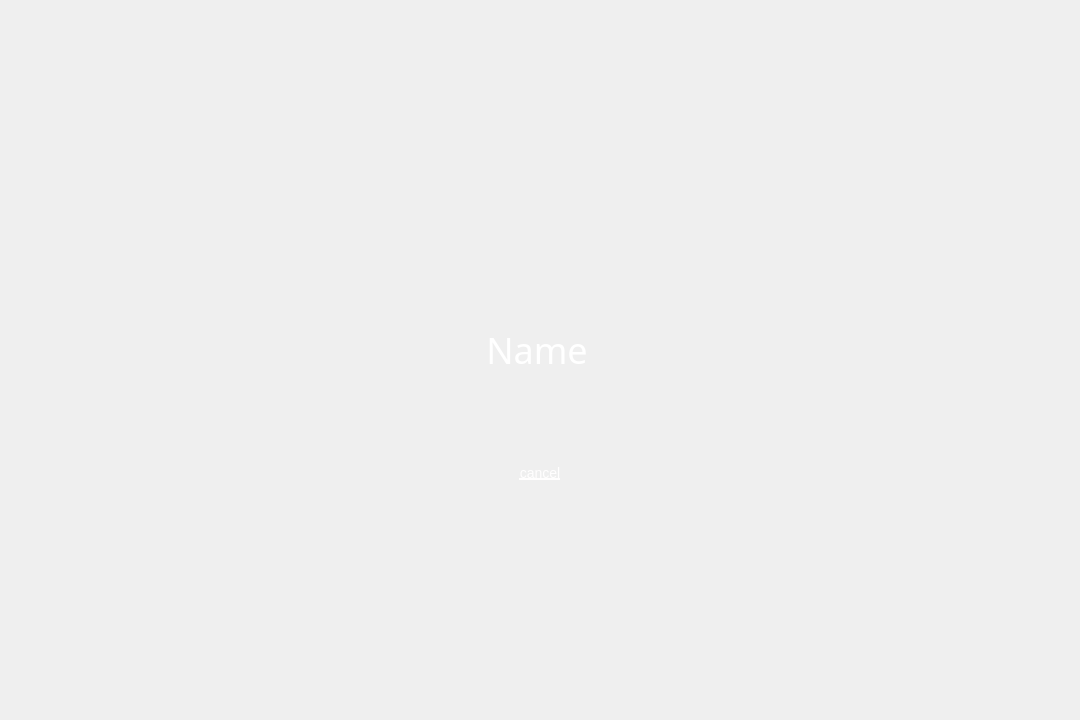
<?xml version="1.0" encoding="UTF-8"?>
<ui version="4.0">
 <class>ScreenSaverDialog</class>
 <widget class="QWidget" name="ScreenSaverDialog">
  <property name="geometry">
   <rect>
    <x>0</x>
    <y>0</y>
    <width>1080</width>
    <height>720</height>
   </rect>
  </property>
  <property name="sizePolicy">
   <sizepolicy hsizetype="Preferred" vsizetype="Preferred">
    <horstretch>0</horstretch>
    <verstretch>0</verstretch>
   </sizepolicy>
  </property>
  <property name="windowTitle">
   <string>Form</string>
  </property>
  <property name="styleSheet">
   <string notr="true">QWidget#GreeterWindow{
	#background-color:#202020;
	background-color:white;
}</string>
  </property>
  <layout class="QHBoxLayout" name="horizontalLayout" stretch="1,2,1">
   <property name="spacing">
    <number>0</number>
   </property>
   <property name="sizeConstraint">
    <enum>QLayout::SetNoConstraint</enum>
   </property>
   <property name="leftMargin">
    <number>40</number>
   </property>
   <property name="topMargin">
    <number>40</number>
   </property>
   <property name="rightMargin">
    <number>40</number>
   </property>
   <property name="bottomMargin">
    <number>40</number>
   </property>
   <item>
    <layout class="QVBoxLayout" name="leftV" stretch="0,0">
     <property name="spacing">
      <number>0</number>
     </property>
     <property name="sizeConstraint">
      <enum>QLayout::SetMinAndMaxSize</enum>
     </property>
     <property name="topMargin">
      <number>0</number>
     </property>
     <item>
      <spacer name="verticalSpacer">
       <property name="orientation">
        <enum>Qt::Vertical</enum>
       </property>
       <property name="sizeType">
        <enum>QSizePolicy::Expanding</enum>
       </property>
       <property name="sizeHint" stdset="0">
        <size>
         <width>20</width>
         <height>40</height>
        </size>
       </property>
      </spacer>
     </item>
     <item>
      <widget class="QWidget" name="JustForSpace" native="true">
       <property name="sizePolicy">
        <sizepolicy hsizetype="Preferred" vsizetype="Fixed">
         <horstretch>0</horstretch>
         <verstretch>0</verstretch>
        </sizepolicy>
       </property>
       <property name="minimumSize">
        <size>
         <width>114</width>
         <height>0</height>
        </size>
       </property>
       <property name="maximumSize">
        <size>
         <width>228</width>
         <height>0</height>
        </size>
       </property>
      </widget>
     </item>
    </layout>
   </item>
   <item>
    <widget class="QWidget" name="centerV" native="true">
     <property name="sizePolicy">
      <sizepolicy hsizetype="Expanding" vsizetype="Expanding">
       <horstretch>0</horstretch>
       <verstretch>0</verstretch>
      </sizepolicy>
     </property>
     <layout class="QVBoxLayout" name="verticalLayout_2" stretch="6,11,4,1">
      <property name="spacing">
       <number>0</number>
      </property>
      <property name="topMargin">
       <number>1</number>
      </property>
      <property name="bottomMargin">
       <number>1</number>
      </property>
      <item>
       <spacer name="verticalSpacer_2">
        <property name="orientation">
         <enum>Qt::Vertical</enum>
        </property>
        <property name="sizeType">
         <enum>QSizePolicy::Preferred</enum>
        </property>
        <property name="sizeHint" stdset="0">
         <size>
          <width>20</width>
          <height>40</height>
         </size>
        </property>
       </spacer>
      </item>
      <item>
       <widget class="QWidget" name="center" native="true">
        <property name="sizePolicy">
         <sizepolicy hsizetype="Expanding" vsizetype="Expanding">
          <horstretch>0</horstretch>
          <verstretch>0</verstretch>
         </sizepolicy>
        </property>
        <layout class="QVBoxLayout" name="verticalLayout_4" stretch="8,1,1,1,5">
         <property name="spacing">
          <number>0</number>
         </property>
         <property name="sizeConstraint">
          <enum>QLayout::SetDefaultConstraint</enum>
         </property>
         <property name="leftMargin">
          <number>0</number>
         </property>
         <property name="topMargin">
          <number>0</number>
         </property>
         <property name="rightMargin">
          <number>0</number>
         </property>
         <property name="bottomMargin">
          <number>0</number>
         </property>
         <item>
          <widget class="QWidget" name="horizontalWidget_3" native="true">
           <property name="sizePolicy">
            <sizepolicy hsizetype="Expanding" vsizetype="Expanding">
             <horstretch>0</horstretch>
             <verstretch>0</verstretch>
            </sizepolicy>
           </property>
           <property name="minimumSize">
            <size>
             <width>0</width>
             <height>0</height>
            </size>
           </property>
           <property name="maximumSize">
            <size>
             <width>16777215</width>
             <height>16777215</height>
            </size>
           </property>
           <layout class="QHBoxLayout" name="horizontalLayout_3" stretch="0,5,0">
            <property name="spacing">
             <number>0</number>
            </property>
            <property name="sizeConstraint">
             <enum>QLayout::SetMaximumSize</enum>
            </property>
            <property name="leftMargin">
             <number>0</number>
            </property>
            <property name="topMargin">
             <number>0</number>
            </property>
            <property name="rightMargin">
             <number>0</number>
            </property>
            <property name="bottomMargin">
             <number>10</number>
            </property>
            <item>
             <spacer name="horizontalSpacer">
              <property name="orientation">
               <enum>Qt::Horizontal</enum>
              </property>
              <property name="sizeType">
               <enum>QSizePolicy::Preferred</enum>
              </property>
              <property name="sizeHint" stdset="0">
               <size>
                <width>40</width>
                <height>20</height>
               </size>
              </property>
             </spacer>
            </item>
            <item>
             <widget class="UserAvatarWidget" name="loginAvatar" native="true">
              <property name="sizePolicy">
               <sizepolicy hsizetype="Expanding" vsizetype="Expanding">
                <horstretch>0</horstretch>
                <verstretch>0</verstretch>
               </sizepolicy>
              </property>
              <property name="minimumSize">
               <size>
                <width>100</width>
                <height>100</height>
               </size>
              </property>
              <property name="maximumSize">
               <size>
                <width>180</width>
                <height>180</height>
               </size>
              </property>
              <property name="styleSheet">
               <string notr="true"/>
              </property>
             </widget>
            </item>
            <item>
             <spacer name="horizontalSpacer_2">
              <property name="orientation">
               <enum>Qt::Horizontal</enum>
              </property>
              <property name="sizeType">
               <enum>QSizePolicy::Preferred</enum>
              </property>
              <property name="sizeHint" stdset="0">
               <size>
                <width>40</width>
                <height>20</height>
               </size>
              </property>
             </spacer>
            </item>
           </layout>
          </widget>
         </item>
         <item>
          <widget class="QWidget" name="horizontalWidget" native="true">
           <property name="sizePolicy">
            <sizepolicy hsizetype="Preferred" vsizetype="Preferred">
             <horstretch>0</horstretch>
             <verstretch>0</verstretch>
            </sizepolicy>
           </property>
           <layout class="QHBoxLayout" name="horizontalLayout_4">
            <property name="leftMargin">
             <number>0</number>
            </property>
            <property name="topMargin">
             <number>0</number>
            </property>
            <property name="rightMargin">
             <number>0</number>
            </property>
            <property name="bottomMargin">
             <number>18</number>
            </property>
            <item>
             <spacer name="horizontalSpacer_4">
              <property name="orientation">
               <enum>Qt::Horizontal</enum>
              </property>
              <property name="sizeHint" stdset="0">
               <size>
                <width>40</width>
                <height>20</height>
               </size>
              </property>
             </spacer>
            </item>
            <item>
             <widget class="QLabel" name="label_userName">
              <property name="sizePolicy">
               <sizepolicy hsizetype="Preferred" vsizetype="Preferred">
                <horstretch>0</horstretch>
                <verstretch>0</verstretch>
               </sizepolicy>
              </property>
              <property name="baseSize">
               <size>
                <width>0</width>
                <height>0</height>
               </size>
              </property>
              <property name="font">
               <font>
                <family>Noto Sans CJK SC Light</family>
                <pointsize>-1</pointsize>
               </font>
              </property>
              <property name="styleSheet">
               <string notr="true">QLabel{
	font-family:&quot;Noto Sans CJK SC Light&quot;;
	font-size: 36px;
	color: white;
}</string>
              </property>
              <property name="text">
               <string>Name</string>
              </property>
              <property name="alignment">
               <set>Qt::AlignCenter</set>
              </property>
             </widget>
            </item>
            <item>
             <widget class="QWidget" name="JustForSpace_2" native="true">
              <property name="sizePolicy">
               <sizepolicy hsizetype="Fixed" vsizetype="Fixed">
                <horstretch>0</horstretch>
                <verstretch>0</verstretch>
               </sizepolicy>
              </property>
              <property name="minimumSize">
               <size>
                <width>0</width>
                <height>54</height>
               </size>
              </property>
             </widget>
            </item>
            <item>
             <spacer name="horizontalSpacer_5">
              <property name="orientation">
               <enum>Qt::Horizontal</enum>
              </property>
              <property name="sizeHint" stdset="0">
               <size>
                <width>40</width>
                <height>20</height>
               </size>
              </property>
             </spacer>
            </item>
           </layout>
          </widget>
         </item>
         <item>
          <widget class="QWidget" name="horizontalWidget_2" native="true">
           <property name="sizePolicy">
            <sizepolicy hsizetype="Expanding" vsizetype="Preferred">
             <horstretch>0</horstretch>
             <verstretch>0</verstretch>
            </sizepolicy>
           </property>
           <property name="minimumSize">
            <size>
             <width>0</width>
             <height>54</height>
            </size>
           </property>
           <property name="maximumSize">
            <size>
             <width>16777215</width>
             <height>60</height>
            </size>
           </property>
           <layout class="QHBoxLayout" name="horizontalLayout_5" stretch="0,0,0,0,0">
            <property name="spacing">
             <number>10</number>
            </property>
            <property name="leftMargin">
             <number>0</number>
            </property>
            <property name="topMargin">
             <number>0</number>
            </property>
            <property name="rightMargin">
             <number>0</number>
            </property>
            <property name="bottomMargin">
             <number>24</number>
            </property>
            <item>
             <spacer name="horizontalSpacer_9">
              <property name="orientation">
               <enum>Qt::Horizontal</enum>
              </property>
              <property name="sizeType">
               <enum>QSizePolicy::Expanding</enum>
              </property>
              <property name="sizeHint" stdset="0">
               <size>
                <width>40</width>
                <height>20</height>
               </size>
              </property>
             </spacer>
            </item>
            <item>
             <widget class="QLabel" name="label_JustForSpace">
              <property name="sizePolicy">
               <sizepolicy hsizetype="Fixed" vsizetype="Preferred">
                <horstretch>0</horstretch>
                <verstretch>0</verstretch>
               </sizepolicy>
              </property>
              <property name="minimumSize">
               <size>
                <width>36</width>
                <height>0</height>
               </size>
              </property>
              <property name="text">
               <string/>
              </property>
             </widget>
            </item>
            <item>
             <widget class="GreeterLineEdit" name="promptEdit" native="true">
              <property name="sizePolicy">
               <sizepolicy hsizetype="Expanding" vsizetype="Preferred">
                <horstretch>0</horstretch>
                <verstretch>0</verstretch>
               </sizepolicy>
              </property>
              <property name="minimumSize">
               <size>
                <width>220</width>
                <height>30</height>
               </size>
              </property>
              <property name="maximumSize">
               <size>
                <width>270</width>
                <height>36</height>
               </size>
              </property>
              <property name="styleSheet">
               <string notr="true">GreeterLineEdit#promptEdit{
	border:1px solid rgba(255,255,255,0.1);
	border-radius:8px;
	background-color:rgba(0,0,0,0.2);
}
GreeterLineEdit#promptEdit[editFocus=true]{
	border:1px solid rgba(46,179,255,0.4);
	border-radius:8px;
}
GreeterLineEdit#promptEdit[hasError=true]{
	border:1px solid rgba(255, 46, 46,0.4);
	border-radius:8px;
}</string>
              </property>
             </widget>
            </item>
            <item>
             <widget class="QLabel" name="label_capsLock">
              <property name="sizePolicy">
               <sizepolicy hsizetype="Fixed" vsizetype="Fixed">
                <horstretch>0</horstretch>
                <verstretch>0</verstretch>
               </sizepolicy>
              </property>
              <property name="minimumSize">
               <size>
                <width>36</width>
                <height>36</height>
               </size>
              </property>
              <property name="maximumSize">
               <size>
                <width>36</width>
                <height>36</height>
               </size>
              </property>
              <property name="styleSheet">
               <string notr="true"/>
              </property>
              <property name="text">
               <string/>
              </property>
             </widget>
            </item>
            <item>
             <spacer name="horizontalSpacer_8">
              <property name="orientation">
               <enum>Qt::Horizontal</enum>
              </property>
              <property name="sizeType">
               <enum>QSizePolicy::Expanding</enum>
              </property>
              <property name="sizeHint" stdset="0">
               <size>
                <width>40</width>
                <height>20</height>
               </size>
              </property>
             </spacer>
            </item>
           </layout>
          </widget>
         </item>
         <item>
          <widget class="QWidget" name="widget" native="true">
           <layout class="QHBoxLayout" name="horizontalLayout_7">
            <property name="spacing">
             <number>0</number>
            </property>
            <property name="bottomMargin">
             <number>1</number>
            </property>
            <item>
             <spacer name="horizontalSpacer_6">
              <property name="orientation">
               <enum>Qt::Horizontal</enum>
              </property>
              <property name="sizeHint" stdset="0">
               <size>
                <width>40</width>
                <height>20</height>
               </size>
              </property>
             </spacer>
            </item>
            <item>
             <widget class="QToolButton" name="btn_cancel">
              <property name="sizePolicy">
               <sizepolicy hsizetype="Preferred" vsizetype="Preferred">
                <horstretch>0</horstretch>
                <verstretch>0</verstretch>
               </sizepolicy>
              </property>
              <property name="focusPolicy">
               <enum>Qt::TabFocus</enum>
              </property>
              <property name="styleSheet">
               <string notr="true">#btn_cancel{
	border:0px;
	color:rgb(255,254,254);
	font-family:&quot;Noto Sans CJK SC&quot;;
	font-size:14px;
	text-decoration:underline;
}

#btn_cancel:hover,#btn_cancel:focus{
	color:#2eb3ff;
}

#btn_cancel:pressed{
	color:1b82bd;
}</string>
              </property>
              <property name="text">
               <string>cancel</string>
              </property>
             </widget>
            </item>
            <item>
             <spacer name="horizontalSpacer_7">
              <property name="orientation">
               <enum>Qt::Horizontal</enum>
              </property>
              <property name="sizeHint" stdset="0">
               <size>
                <width>40</width>
                <height>20</height>
               </size>
              </property>
             </spacer>
            </item>
            <item>
             <widget class="QWidget" name="JustForSpace_3" native="true">
              <property name="sizePolicy">
               <sizepolicy hsizetype="Preferred" vsizetype="Preferred">
                <horstretch>0</horstretch>
                <verstretch>0</verstretch>
               </sizepolicy>
              </property>
              <property name="minimumSize">
               <size>
                <width>0</width>
                <height>25</height>
               </size>
              </property>
              <property name="maximumSize">
               <size>
                <width>0</width>
                <height>25</height>
               </size>
              </property>
             </widget>
            </item>
           </layout>
          </widget>
         </item>
         <item>
          <widget class="QWidget" name="widget" native="true">
           <layout class="QHBoxLayout" name="horizontalLayout_6" stretch="1">
            <property name="spacing">
             <number>0</number>
            </property>
            <property name="topMargin">
             <number>18</number>
            </property>
            <property name="bottomMargin">
             <number>1</number>
            </property>
            <item alignment="Qt::AlignHCenter|Qt::AlignTop">
             <widget class="QLabel" name="label_tips">
              <property name="sizePolicy">
               <sizepolicy hsizetype="Preferred" vsizetype="Preferred">
                <horstretch>0</horstretch>
                <verstretch>0</verstretch>
               </sizepolicy>
              </property>
              <property name="minimumSize">
               <size>
                <width>120</width>
                <height>30</height>
               </size>
              </property>
              <property name="maximumSize">
               <size>
                <width>16777215</width>
                <height>30</height>
               </size>
              </property>
              <property name="font">
               <font>
                <family>Noto Sans CJK SC Light</family>
                <pointsize>-1</pointsize>
               </font>
              </property>
              <property name="styleSheet">
               <string notr="true">QLabel#label_tips{
	font-size:14px;
	font-family:&quot;Noto Sans CJK SC Light&quot;;
	background-color:transparent;
}s</string>
              </property>
              <property name="text">
               <string/>
              </property>
              <property name="alignment">
               <set>Qt::AlignCenter</set>
              </property>
             </widget>
            </item>
           </layout>
          </widget>
         </item>
        </layout>
       </widget>
      </item>
      <item>
       <spacer name="verticalSpacer_3">
        <property name="orientation">
         <enum>Qt::Vertical</enum>
        </property>
        <property name="sizeType">
         <enum>QSizePolicy::Preferred</enum>
        </property>
        <property name="sizeHint" stdset="0">
         <size>
          <width>20</width>
          <height>40</height>
         </size>
        </property>
       </spacer>
      </item>
      <item alignment="Qt::AlignHCenter|Qt::AlignBottom">
       <widget class="QLabel" name="label_dataAndTime">
        <property name="sizePolicy">
         <sizepolicy hsizetype="Preferred" vsizetype="Preferred">
          <horstretch>0</horstretch>
          <verstretch>0</verstretch>
         </sizepolicy>
        </property>
        <property name="font">
         <font>
          <family>Noto Sans CJK SC Light</family>
          <pointsize>-1</pointsize>
         </font>
        </property>
        <property name="styleSheet">
         <string notr="true">QLabel{
	font-family:&quot;Noto Sans CJK SC Light&quot;;
	font-size:20px;
	color:white;
	border:0px;
}</string>
        </property>
        <property name="text">
         <string/>
        </property>
        <property name="scaledContents">
         <bool>false</bool>
        </property>
        <property name="wordWrap">
         <bool>false</bool>
        </property>
       </widget>
      </item>
     </layout>
    </widget>
   </item>
   <item>
    <layout class="QVBoxLayout" name="rightV">
     <property name="spacing">
      <number>0</number>
     </property>
     <property name="topMargin">
      <number>0</number>
     </property>
     <item>
      <spacer name="verticalSpacer_4">
       <property name="orientation">
        <enum>Qt::Vertical</enum>
       </property>
       <property name="sizeHint" stdset="0">
        <size>
         <width>20</width>
         <height>40</height>
        </size>
       </property>
      </spacer>
     </item>
     <item>
      <widget class="QWidget" name="rightBottom" native="true">
       <property name="sizePolicy">
        <sizepolicy hsizetype="Preferred" vsizetype="Preferred">
         <horstretch>0</horstretch>
         <verstretch>0</verstretch>
        </sizepolicy>
       </property>
       <property name="minimumSize">
        <size>
         <width>114</width>
         <height>40</height>
        </size>
       </property>
       <property name="maximumSize">
        <size>
         <width>228</width>
         <height>40</height>
        </size>
       </property>
       <layout class="QHBoxLayout" name="horizontalLayout_2" stretch="0,1,1,1">
        <property name="spacing">
         <number>24</number>
        </property>
        <property name="leftMargin">
         <number>0</number>
        </property>
        <property name="topMargin">
         <number>0</number>
        </property>
        <property name="rightMargin">
         <number>0</number>
        </property>
        <property name="bottomMargin">
         <number>0</number>
        </property>
        <item>
         <spacer name="horizontalSpacer_3">
          <property name="orientation">
           <enum>Qt::Horizontal</enum>
          </property>
          <property name="sizeHint" stdset="0">
           <size>
            <width>40</width>
            <height>20</height>
           </size>
          </property>
         </spacer>
        </item>
        <item>
         <widget class="QToolButton" name="btn_switchuser">
          <property name="sizePolicy">
           <sizepolicy hsizetype="Expanding" vsizetype="Maximum">
            <horstretch>1</horstretch>
            <verstretch>1</verstretch>
           </sizepolicy>
          </property>
          <property name="minimumSize">
           <size>
            <width>24</width>
            <height>20</height>
           </size>
          </property>
          <property name="maximumSize">
           <size>
            <width>48</width>
            <height>40</height>
           </size>
          </property>
          <property name="sizeIncrement">
           <size>
            <width>0</width>
            <height>0</height>
           </size>
          </property>
          <property name="cursor">
           <cursorShape>PointingHandCursor</cursorShape>
          </property>
          <property name="styleSheet">
           <string notr="true">QToolButton{
	border:0px;
	border-image:url(:/images/switch_users_normal.png);
}
QToolButton:pressed{
	border-image:url(:/images/switch_users_pressed.png);
}
QToolButton:focus:!pressed,QToolButton:hover:!pressed{
	border-image:url(:/images/switch_users_select.png);
}</string>
          </property>
          <property name="text">
           <string/>
          </property>
         </widget>
        </item>
        <item>
         <widget class="QToolButton" name="btn_keyboard">
          <property name="sizePolicy">
           <sizepolicy hsizetype="Maximum" vsizetype="Maximum">
            <horstretch>1</horstretch>
            <verstretch>1</verstretch>
           </sizepolicy>
          </property>
          <property name="minimumSize">
           <size>
            <width>24</width>
            <height>20</height>
           </size>
          </property>
          <property name="maximumSize">
           <size>
            <width>48</width>
            <height>40</height>
           </size>
          </property>
          <property name="cursor">
           <cursorShape>PointingHandCursor</cursorShape>
          </property>
          <property name="styleSheet">
           <string notr="true">QToolButton{
	border:0px;
	border-image:url(:/images/keyboard_normal.png);
}
QToolButton:pressed{
	border-image:url(:/images/keyboard_pressed.png);
}
QToolButton:focus:!pressed,QToolButton:hover:!pressed{
	border-image:url(:/images/keyboard_select.png);
}</string>
          </property>
          <property name="text">
           <string/>
          </property>
         </widget>
        </item>
        <item>
         <widget class="QToolButton" name="btn_power">
          <property name="sizePolicy">
           <sizepolicy hsizetype="Fixed" vsizetype="Fixed">
            <horstretch>1</horstretch>
            <verstretch>1</verstretch>
           </sizepolicy>
          </property>
          <property name="minimumSize">
           <size>
            <width>24</width>
            <height>20</height>
           </size>
          </property>
          <property name="maximumSize">
           <size>
            <width>48</width>
            <height>40</height>
           </size>
          </property>
          <property name="cursor">
           <cursorShape>PointingHandCursor</cursorShape>
          </property>
          <property name="styleSheet">
           <string notr="true">QToolButton{
	border:0px;
	border-image:url(:/images/shutdown_normal.png);
}
QToolButton:pressed{
	border-image:url(:/images/shutdown_hover.png);
}

QToolButton:focus:!pressed,QToolButton:hover:!pressed{
	border-image:url(:/images/shutdown_select.png);
}</string>
          </property>
          <property name="text">
           <string/>
          </property>
         </widget>
        </item>
       </layout>
      </widget>
     </item>
    </layout>
   </item>
  </layout>
 </widget>
 <layoutdefault spacing="6" margin="11"/>
 <customwidgets>
  <customwidget>
   <class>UserAvatarWidget</class>
   <extends>QWidget</extends>
   <header location="global">useravatarwidget.h</header>
   <container>1</container>
  </customwidget>
  <customwidget>
   <class>GreeterLineEdit</class>
   <extends>QWidget</extends>
   <header location="global">greeterlineedit.h</header>
   <container>1</container>
  </customwidget>
 </customwidgets>
 <resources/>
 <connections/>
</ui>
